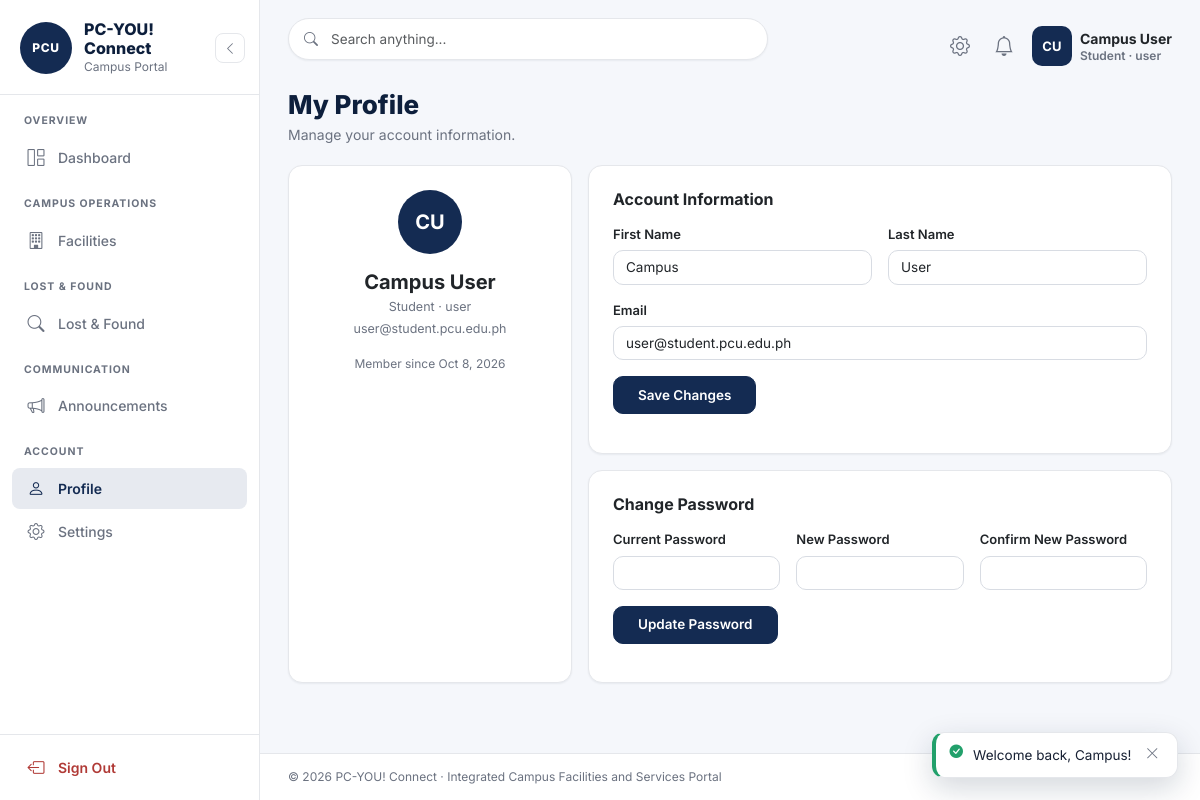
The app's page /user/profile.php (signed in) with its own data.
### tables this page shows
CREATE TABLE `users` (
  `id` int(11) NOT NULL,
  `role` enum('student','faculty','staff','admin') NOT NULL DEFAULT 'student',
  `user_id` varchar(50) NOT NULL,
  `first_name` varchar(60) NOT NULL,
  `last_name` varchar(60) NOT NULL,
  `email` varchar(140) DEFAULT NULL,
  `password` varchar(255) NOT NULL,
  `avatar` varchar(255) DEFAULT NULL,
  `status` enum('active','inactive') NOT NULL DEFAULT 'active',
  `settings` text DEFAULT NULL,
  `remember_token` varchar(64) DEFAULT NULL,
  `created_at` timestamp NOT NULL DEFAULT current_timestamp(),
  `updated_at` timestamp NOT NULL DEFAULT current_timestamp() ON UPDATE current_timestamp()
);

### includes/functions.php (called while the page is built, shortened)
<?php
require_once __DIR__ . '/../config/database.php';
function e($v): string { return htmlspecialchars((string)$v, ENT_QUOTES, 'UTF-8'); }
function fmt_date($d): string   { return $d ? date('M j, Y', strtotime($d)) : '—'; }
function initials(string $f, string $l): string { return strtoupper(mb_substr($f, 0, 1) . mb_substr($l, 0, 1)); }

### includes/auth.php (called while the page is built, shortened)
<?php
require_once __DIR__ . '/functions.php';
function current_user(): ?array { return $_SESSION['user'] ?? null; }

### config/database.php (called while the page is built, shortened)
<?php
class Database {
    private static ?PDO $pdo = null;
    public static function conn(): PDO {
        if (self::$pdo === null) {
            self::$pdo = new PDO(
                'mysql:host=' . self::HOST . ';dbname=' . self::NAME . ';charset=utf8mb4',
                self::USER, self::PASS,
                [
                    PDO::ATTR_ERRMODE            => PDO::ERRMODE_EXCEPTION,
                    PDO::ATTR_DEFAULT_FETCH_MODE => PDO::FETCH_ASSOC,
                    PDO::ATTR_EMULATE_PREPARES   => false,
                ]
            );
        }
        return self::$pdo;
    }
}
function db(): PDO { return Database::conn(); }

### user/profile.php (the view, shortened to what this page needs)
<?php
require_once '../includes/auth.php';
 $u = require_login();
 $me = db()->prepare('SELECT * FROM users WHERE id=?'); $me->execute([$u['id']]); $me = $me->fetch();
require_once '../includes/sidebar.php';
require_once '../includes/header.php';
?>
<div class="page-head">
  <div><h1 class="page-title">My Profile</h1><p class="page-sub">Manage your account information.</p></div>
</div>
<div class="row g-3">
  <div class="col-lg-4">
    <div class="card p-4 text-center h-100">
      <span class="avatar lg mx-auto mb-3"><?= e(initials($me['first_name'], $me['last_name'])) ?></span>
      <h5 class="fw-bold mb-1"><?= e($me['first_name'] . ' ' . $me['last_name']) ?></h5>
      <div class="muted-sm mb-1"><?= ucfirst($me['role']) ?> · <?= e($me['user_id']) ?></div>
      <div class="muted-sm mb-3"><?= e($me['email'] ?: 'No email set') ?></div>
      <div class="muted-sm" style="font-size:12px">Member since <?= fmt_date($me['created_at']) ?></div>
    </div>
  </div>
  <div class="col-lg-8 d-flex flex-column gap-3">
    <div class="card p-4">
      <h6 class="card-title mb-3">Account Information</h6>
      <form method="post">
        <div class="row g-3">
          <div class="col-md-6"><label class="form-label">First Name</label>
            <input class="form-control" name="first_name" value="<?= e($me['first_name']) ?>" required></div>
          <div class="col-md-6"><label class="form-label">Last Name</label>
            <input class="form-control" name="last_name" value="<?= e($me['last_name']) ?>" required></div>
          <div class="col-12"><label class="form-label">Email</label>
            <input type="email" class="form-control" name="email" value="<?= e($me['email']) ?>"></div>
          <div class="col-12"><button class="btn btn-navy px-4">Save Changes</button></div>
        </div>
      </form>
    </div>
    <div class="card p-4">
      <h6 class="card-title mb-3">Change Password</h6>
      <form method="post">
        <div class="row g-3">
          <div class="col-md-4"><label class="form-label">Current Password</label>
            <input type="password" class="form-control" name="current_password" required></div>
          <div class="col-md-4"><label class="form-label">New Password</label>
            <input type="password" class="form-control" name="new_password" minlength="8" required></div>
          <div class="col-md-4"><label class="form-label">Confirm New Password</label>
            <input type="password" class="form-control" name="confirm_password" required></div>
          <div class="col-12"><button class="btn btn-navy px-4">Update Password</button></div>
        </div>
      </form>
    </div>
  </div>
</div>
<?php require_once '../includes/footer.php'; ?>

### includes/navbar.php (shortened to what this page needs)
<?php
 $navUser  = current_user();
 $navAdmin = ($navUser['role'] ?? '') === 'admin';
 $parts = preg_split('/\s+/', $navUser['name']);
 $ini = strtoupper(mb_substr($parts[0], 0, 1) . mb_substr(end($parts), 0, 1));
?>
<header class="app-navbar">
  <form class="nav-search" role="search">
    <input type="search" name="q" class="form-control" placeholder="Search anything..." value="<?= e($_GET['q'] ?? '') ?>" aria-label="Search">
  </form>
  <div class="nav-right ms-auto d-flex align-items-center gap-1">
    <div class="dropdown">
      <button class="btn btn-icon" data-bs-toggle="dropdown" type="button" aria-label="Quick links" title="Quick links"><i class="bi bi-gear fs-5"></i></button>
    </div>
    <div class="dropdown">
      <button class="btn btn-icon position-relative" data-bs-toggle="dropdown" type="button" aria-label="Notifications" title="Notifications">
        <i class="bi bi-bell fs-5"></i>
      </button>
    </div>
    <div class="dropdown">
      <button class="nav-user ms-1 btn p-0 border-0 bg-transparent d-flex align-items-center gap-2" data-bs-toggle="dropdown" type="button" aria-label="Account menu">
        <span class="avatar"><?= e($ini) ?></span>
        <div class="d-none d-md-block lh-sm text-start">
          <div class="nav-user-name"><?= e($navUser['name']) ?></div>
          <div class="nav-user-role"><?= $navAdmin ? 'Administrator' : ucfirst($navUser['role']) ?> · <?= e($navUser['user_id']) ?></div>
        </div>
      </button>
    </div>
  </div>
</header>

### assets/css/style.css (style rules this page uses)
:root { --navy: #142b52; --navy-dark: #0d1f3c; --bg: #f5f7fb; --white: #ffffff; --border: #e5e7eb; --input-border: #d8dce3; --text: #172033; --muted: #6b7280; --success: #22a06b; --warning: #e9a23b; --danger: #d9534f; --purple: #7654d6; --radius: 14px; --shadow-sm: 0 1px 2px rgba(23, 32, 51, 0.06); --shadow: 0 4px 16px rgba(13, 31, 60, 0.08); }
* { scrollbar-width: thin; }
body { font-family: "Inter", system-ui, -apple-system, sans-serif; background: var(--bg); color: var(--text); font-size: 14.5px; }
::placeholder { color: #9ca3af; }
.app-navbar { position: sticky; top: 0; z-index: 1030; background: transparent; border-bottom: none; display: flex; align-items: center; gap: 10px; padding: 18px 28px 6px; }
.nav-search { position: relative; flex: 1; max-width: 480px; }
.nav-search .form-control { height: 42px; border-radius: 999px; border: 1px solid var(--border); padding: 0 16px 0 42px; font-size: 13.5px; background: #fff; box-shadow: var(--shadow-sm); }
.btn-icon { width: 40px; height: 40px; border: none; border-radius: 50%; background: transparent; color: var(--muted); display: inline-flex; align-items: center; justify-content: center; }
.nav-user { display: flex; align-items: center; gap: 10px; padding-left: 8px; }
.avatar { width: 40px; height: 40px; border-radius: 50%; background: var(--navy); color: #fff; font-weight: 700; font-size: 13px; display: inline-flex; align-items: center; justify-content: center; flex: none; }
.avatar.lg { width: 64px; height: 64px; font-size: 20px; border-radius: 50%; }
.nav-user .avatar { border-radius: 10px; }
.nav-user-name { font-size: 14px; font-weight: 700; }
.nav-user-role { font-size: 12px; color: var(--muted); }
.page-head { display: flex; justify-content: space-between; align-items: flex-start; gap: 12px; margin-bottom: 20px; flex-wrap: wrap; }
.page-title { font-size: 26px; font-weight: 800; color: var(--navy-dark); margin: 0; }
.page-sub { color: var(--muted); font-size: 14px; margin: 4px 0 0; }
.card { background: #fff; border: 1px solid var(--border); border-radius: var(--radius); box-shadow: var(--shadow-sm); }
.card-title { font-size: 16px; font-weight: 700; margin: 0; }
.btn { height: 38px; min-height: 0; padding: 0 16px; border-radius: 10px; font-size: 13.5px; font-weight: 600; display: inline-flex; align-items: center; justify-content: center; gap: 8px; line-height: 1; white-space: nowrap; }
.btn i { font-size: 15px; }
.btn, .btn-sm-icon, .act-icon, .pg-btn, .filter-tab, .sidebar-link, .quick-action, .btn-icon, .eye-btn { transition: all 0.18s ease; }
.btn-navy { background: var(--navy); border: 1px solid var(--navy); color: #fff; font-weight: 600; }
.muted-sm { font-size: 12.5px; color: var(--muted); }
.form-control, .form-select { border-radius: 10px; border-color: var(--input-border); font-size: 13.5px; }
.form-label { font-weight: 600; font-size: 13px; margin-bottom: 6px; }

### records on screen
users: first_name "CU", role "Student", user "user", initials($me['first_name'], $me['last_name']) "CU", first_name+last_name "Campus User", email "user@student.pcu.edu.ph", created_at "Oct 8, 2026", first_name "Campus", last_name "User"

### other values on screen
$navUser['name'] "Campus User"
